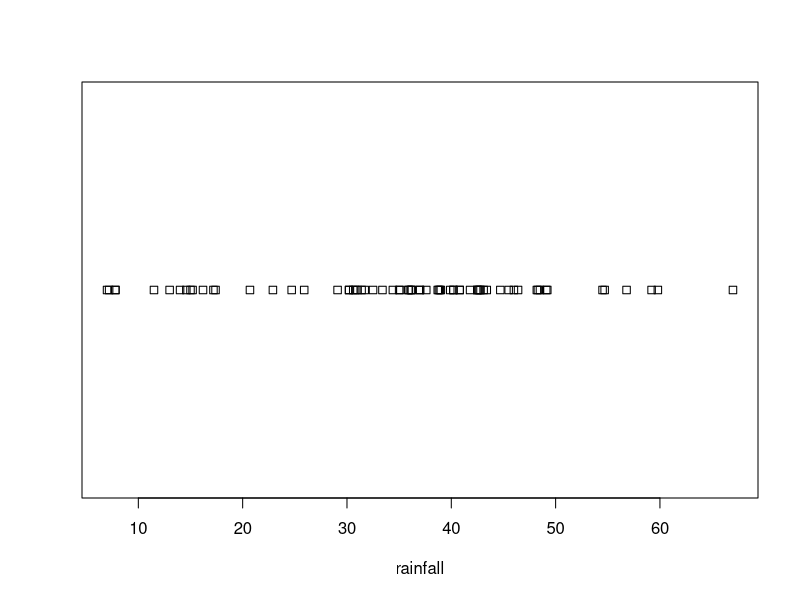
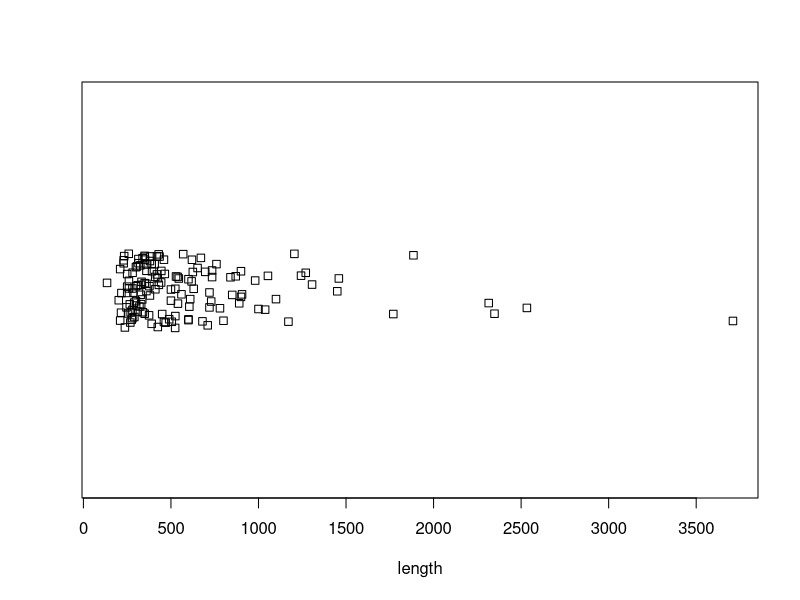
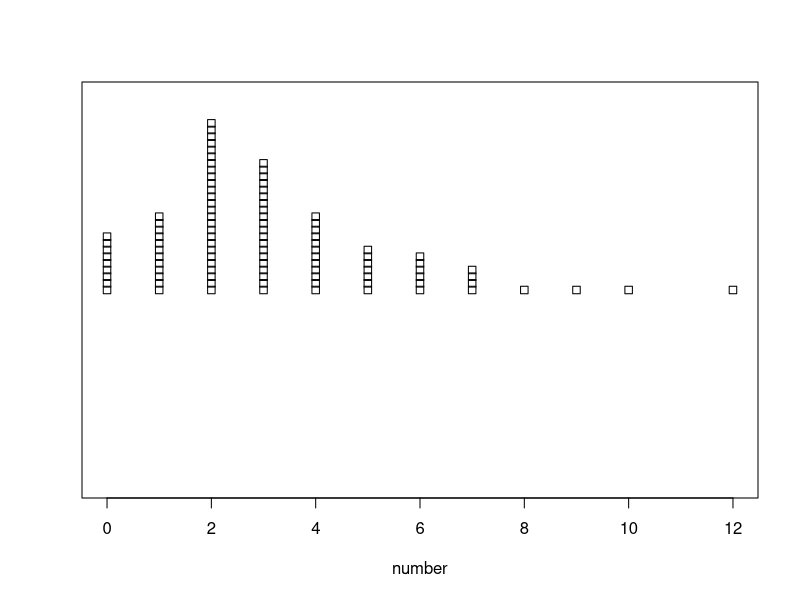

R code for these plots, in order:
#Example 1: Annual Precipitation in US Cities
str(precip)
precip[1:4]

#Example 2: Lengths of Major North American Rivers
str(rivers)

#Example 3: Yearly Numbers of Important Discoveries
str(discoveries)

#Displaying quantitative data
stripchart(precip, xlab="rainfall")
stripchart(rivers, method="jitter", xlab="length")
stripchart(discoveries, method="stack", xlab="number")
